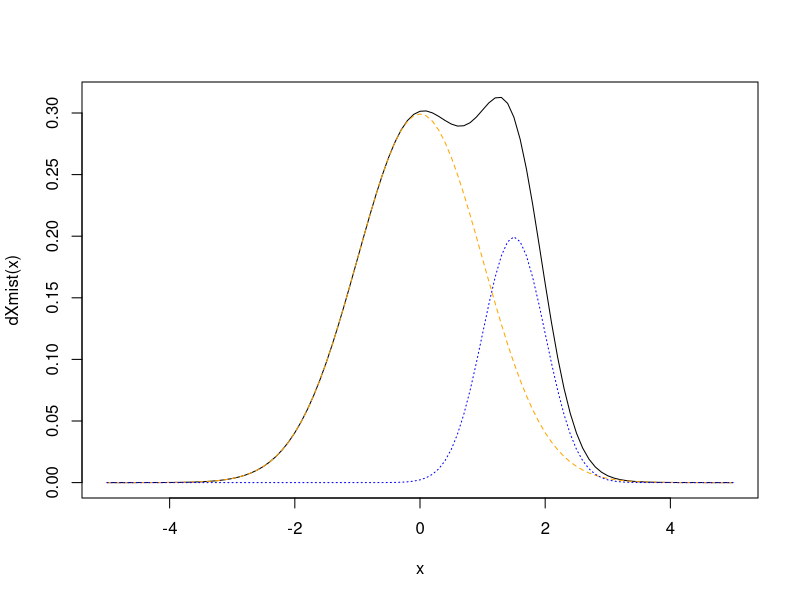
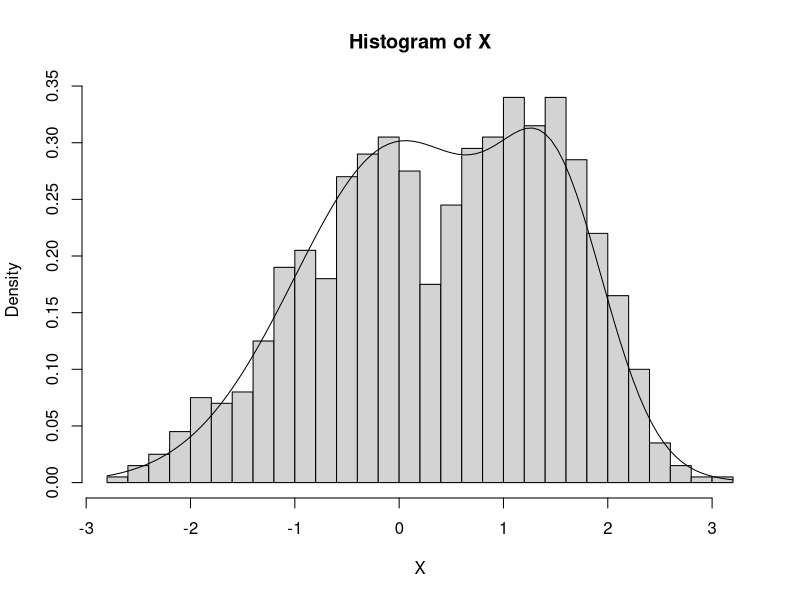
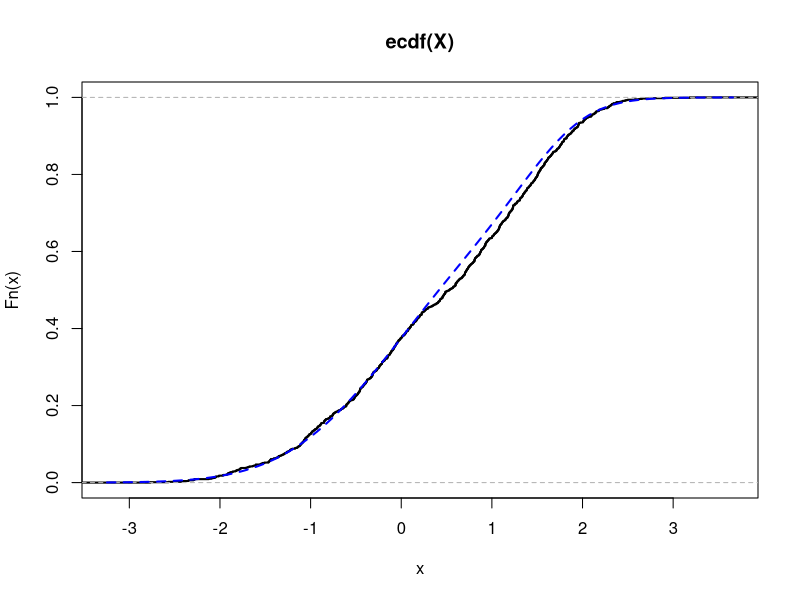
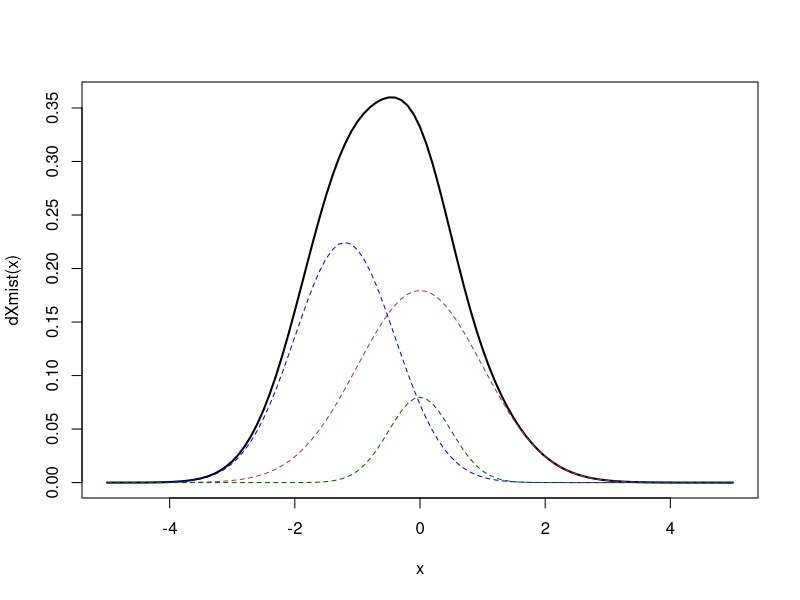
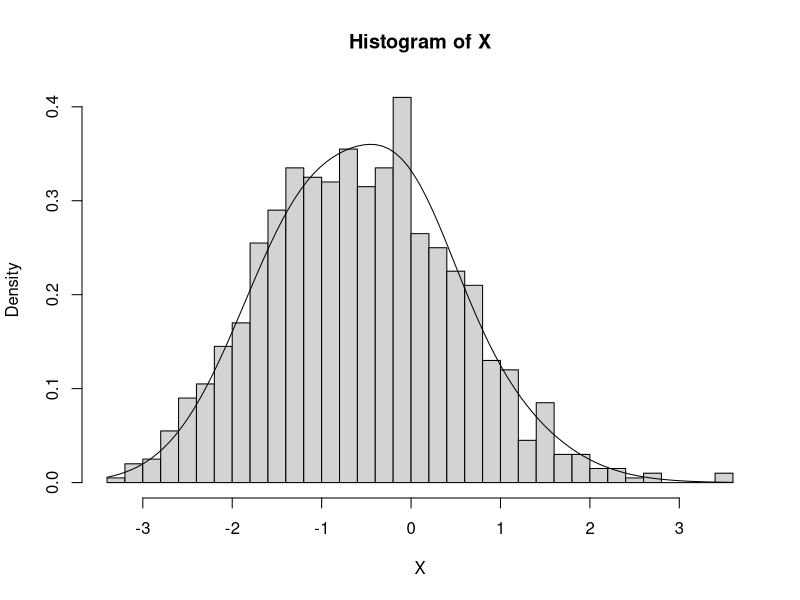
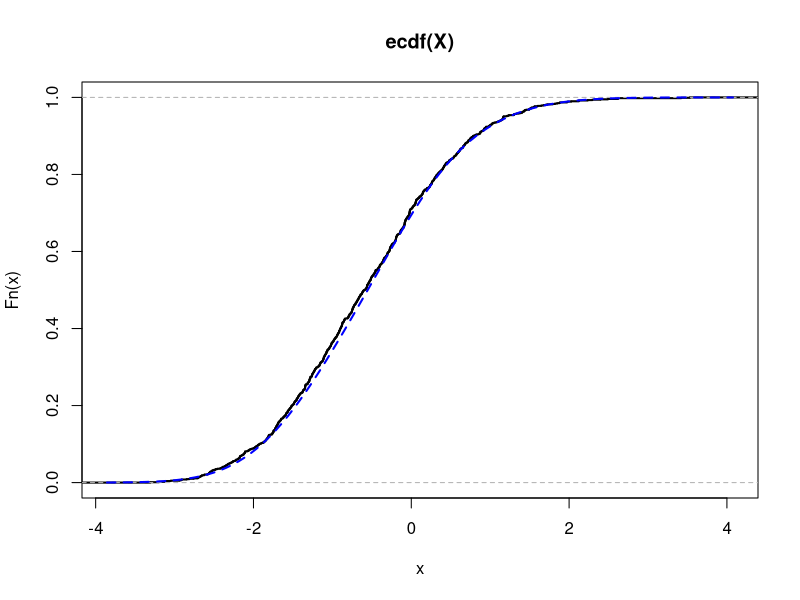
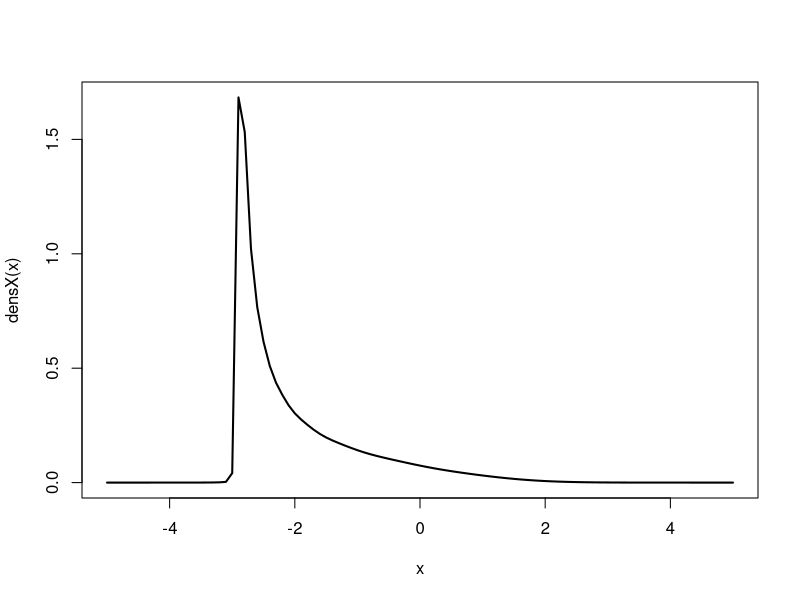
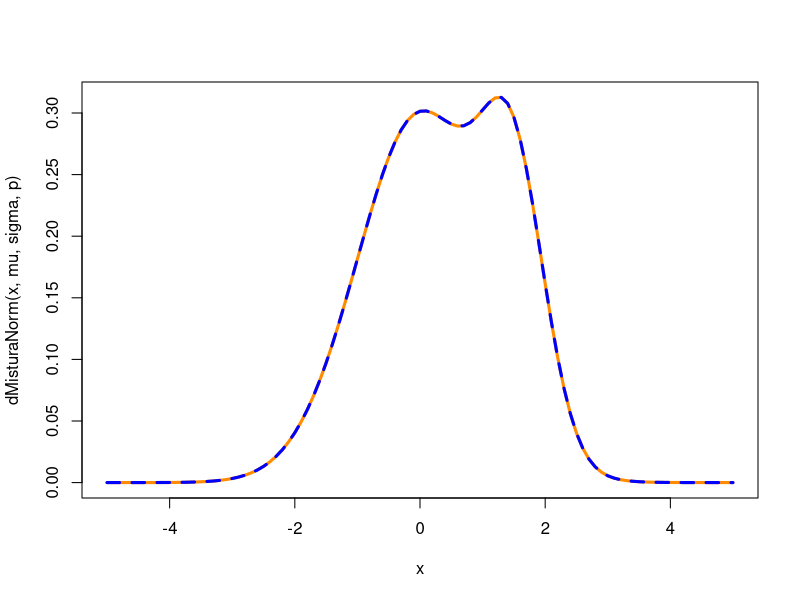

Generate these figures, in order, with R:
#### MISTURAS ####
# A v.a. X satisfaz o modelo de mistura de distribuição independentes se sua fdp
#(ou funcao de massa) satisfaz a equacao:
# f_X = sum( p_i*f_Yi )
# onde sum(p_i) = 1, e todo 0 <= p_i <= 1


### EXEMPLO A: MISTURA DE NORMAIS
#Y1 ~ N(0,1)
#Y2 ~ N(3/2,1/4)
# X = p*Y1 + (1-p)*Y2

p <- 3/4
#temos que a densidade de X é dada por
dXmist <- function(x){
  p*dnorm(x,0,1) + (1-p)*dnorm(x,1.5,0.5)
}

curve(dXmist(x),from=-5,to=5)
curve(p*dnorm(x,0,1),add=T,lty=2,col="orange")
curve((1-p)*dnorm(x,1.5,0.5),add=T,lty=3,col="blue")

pXmist <- function(x) 
  p*pnorm(x,0,1) + (1-p)*pnorm(x,1.5,0.5)

#GERANDO ESSA VA X
X<- numeric(1E3)
U <- runif(1E3)
caso1 <- U <= p
X[caso1] <- rnorm(sum(caso1),0,1)
X[!caso1] <- rnorm(sum(!caso1),1.5,0.5)

hist(X,freq=F,breaks=30)
curve(dXmist(x),add=T)

mean(X)

plot(ecdf(X),lwd=2)
curve(pXmist,add=T,col="blue",lty=2,lwd=2)

ks.test(X,pXmist)

###EXEMPLO B
# X = p1*Y1 + p2*Y2 + p3*Y3
p2 <- p1 <- 9/20
p3<- 1 - p1 - p2
#onde Y1 ~ N(0,1), Y2 ~ N(-6/5,16/25) e Y3 ~N(0,1/4)
mu <- c(0,-1.2,0)
sigma <- c(1,0.8,0.5)

dXmist <- function(x){
  p1*dnorm(x,mu[1],sigma[1]) + p2*dnorm(x,mu[2],sigma[2]) + p3*dnorm(x,mu[3],sigma[3])
}

curve(dXmist, lwd=2,from=-5,to=5)
curve(p1*dnorm(x,mu[1],sigma[1]),add=T,col="maroon",lty=2)
curve(p2*dnorm(x,mu[2],sigma[2]),add=T,col="blue",lty=2)
curve(p3*dnorm(x,mu[3],sigma[3]),add=T,col="darkgreen",lty=2)

pXmist <- function(x) 
  p1*pnorm(x,mu[1],sigma[1]) + p2*pnorm(x,mu[2],sigma[2]) + p3*pnorm(x,mu[3],sigma[3])

#GERANDO ESSA VA X
X<- numeric(1E3)
U <- runif(1E3)
caso1 <- U <= p1
caso2 <- U <= p1+p2 & U > p1
caso3 <- U > p1+p2
X[caso1] <- rnorm(sum(caso1),mu[1],sigma[1])
X[caso2] <- rnorm(sum(caso2),mu[2],sigma[2])
X[caso3] <- rnorm(sum(caso3), mu[3],sigma[3])

hist(X,freq=F,breaks=30)
curve(dXmist(x),add=T)

mean(X)

plot(ecdf(X),lwd=2)
curve(pXmist,add=T,col="blue",lty=2,lwd=2)

###EXEMPLO C
#X= soma de 8 Yk ~ N(3*((2/3)^k - 1), (2/3)^2k) (de k=0 a k=7) com probabilidades p=1/8
fYi <- function(x,k){
  a <- (2/3)^k
  return(dnorm(x,3*(a-1), a))
}


densX <- function(x){
  somas <- rowSums(sapply(0:8,function(k) fYi(x,k) ))
  return(somas/8)
}
curve(densX(x), from=-5, to=5,lwd=2)

FYi <- function(x,k){
  a <- (2/3)^k
  return(pnorm(x,3*(a-1), a))
}
pX <- function(x){
  soma <- rowSums(sapply(0:8,function(k) fYi(x,k) ))
  return(soma/8)
}

#### CRIAR UMA FUNCAO DENSIDADE, ACUMULADA E GERADORA PARA QUALQUER MISTURA DE NORMAIS
##DENSIDADE
dMisturaNorm <- function(x,mi,dp,probs){
  n <- length(mi)
  stopifnot(!any(sapply(c(mi,dp,probs),is.na)),
            all.equal(n,length(dp),
            length(probs)),
            sum(probs)==1,
            all(dp>0))
  ##
  if(length(x)==1)
    d <- sum(probs*dnorm(x,mi,dp))
  else
    d <- rowSums(sapply(1:n,function(k) probs[k]*dnorm(x,mi[k],dp[k])))
  return(d)
}

###APLICANDO NOS EXEMPLOS ANTERIORES

#EXEMPLO A
#Y1 ~ N(0,1)
#Y2 ~ N(3/2,1/4)
# X = p*Y1 + (1-p)*Y2
p <- c(0.75,0.25)
mu<- c(0,1.5)
sigma <- c(1,0.5)

curve(dMisturaNorm(x,mu,sigma,p),from=-5,to=5,lwd=3,col="darkorange")
#comparando com o metodo feito antes
##
p <- 3/4
dXmist <- function(x){
  p*dnorm(x,0,1) + (1-p)*dnorm(x,1.5,0.5)
}
curve(dXmist(x),col="blue",lwd=3,lty=2,add=T)
##

#EXEMPLO B
#onde Y1 ~ N(0,1), Y2 ~ N(-6/5,16/25) e Y3 ~N(0,1/4)
p<- c(9/20,9/20,0.1)
mu <- c(0,-1.2,0)
sigma <- c(1,0.8,0.5)

curve(dMisturaNorm(x,mu,sigma,p),from=-5,to=5,lwd=3,col="darkorange")
#comparando com o metodo feito antes
##
dXmist <- function(x){
  p[1]*dnorm(x,mu[1],sigma[1]) + p[2]*dnorm(x,mu[2],sigma[2]) + p[3]*dnorm(x,mu[3],sigma[3])
}
curve(dXmist(x),col="blue",lwd=3,lty=2,add=T)
##

### ACUMULADA
pMisturaNorm <- function(x,mi,dp,probs){
  n <- length(mi)
  stopifnot(!any(sapply(c(x,mi,dp,probs),is.na)),
            all.equal(n,length(dp),
                      length(probs)),
            sum(probs)==1,
            all(dp>0))
  if(length(x)==1)
    d <- sum(probs*pnorm(x,mi,dp))
  else
    d <- rowSums(sapply(1:n,function(k) probs[k]*pnorm(x,mi[k],dp[k])))
  return(d)
}

###GERADORA ALEATORIA
rMisturaNorm <- function(n,mu,dp,probs){
  k<- length(mu)
  stopifnot(!any(sapply(c(n,mu,dp,probs),is.na)),all.equal(k,length(dp),length(probs)),sum(probs)==1,all(dp>0))
  X<- numeric(n)
  #caso especial, quando nao é uma mistura
  #--------------------------------------#
  if(k==1){
      X <- rnorm(n,mu,dp);return(X)
    }
  #--------------------------------------#
  U <- runif(n)
  p <- cumsum(c(0,probs))
  for(i in 1:k){
    caso <- U <= p[i+1] & U> p[i]
    tam <- sum(caso)
    X[caso] <- rnorm(tam,mu[i],dp[i])
  }
  return(X)
}
##### testando a geradora
p<- c(9/20,9/20,0.1)
mu <- c(0,-1.2,0)
sigma <- c(1,0.8,0.5)
#
teste <- rMisturaNorm(1E3,mu,sigma,p)
#
hist(teste,freq=F,breaks=30)
curve(dMisturaNorm(x,mu,sigma,p),add=T,lwd=3,col="#007BFF")
#
plot(ecdf(teste),lwd=3,col="darkred")
curve(pMisturaNorm(x,mu,sigma,p),add=T,col="#007BFF",lwd=3,lty=3)
#
ks.test(teste,"pMisturaNorm",mi=mu,dp=sigma,probs=p)